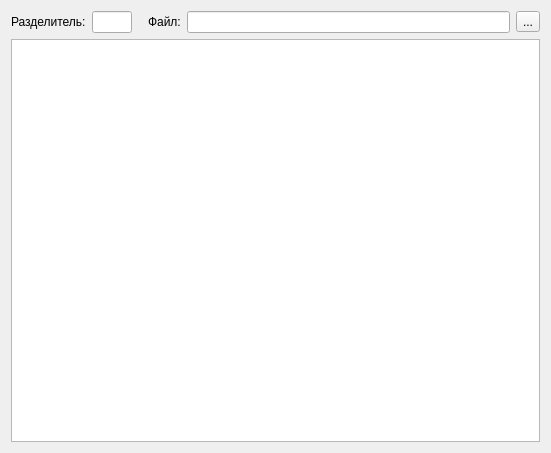
<ui version="4.0" >
 <class>MainWindow</class>
 <widget class="QWidget" name="MainWindow" >
  <property name="geometry" >
   <rect>
    <x>0</x>
    <y>0</y>
    <width>551</width>
    <height>453</height>
   </rect>
  </property>
  <property name="windowTitle" >
   <string>Form</string>
  </property>
  <layout class="QVBoxLayout" >
   <item>
    <layout class="QHBoxLayout" >
     <item>
      <widget class="QLabel" name="label" >
       <property name="text" >
        <string>Разделитель:</string>
       </property>
      </widget>
     </item>
     <item>
      <widget class="QLineEdit" name="edt_delim" >
       <property name="sizePolicy" >
        <sizepolicy vsizetype="Fixed" hsizetype="Fixed" >
         <horstretch>0</horstretch>
         <verstretch>0</verstretch>
        </sizepolicy>
       </property>
       <property name="maximumSize" >
        <size>
         <width>40</width>
         <height>40</height>
        </size>
       </property>
      </widget>
     </item>
     <item>
      <spacer>
       <property name="orientation" >
        <enum>Qt::Horizontal</enum>
       </property>
       <property name="sizeType" >
        <enum>QSizePolicy::Fixed</enum>
       </property>
       <property name="sizeHint" >
        <size>
         <width>10</width>
         <height>20</height>
        </size>
       </property>
      </spacer>
     </item>
     <item>
      <widget class="QLabel" name="label_2" >
       <property name="text" >
        <string>Файл:</string>
       </property>
      </widget>
     </item>
     <item>
      <widget class="QLineEdit" name="edt_path" />
     </item>
     <item>
      <widget class="QToolButton" name="btn_open" >
       <property name="text" >
        <string>...</string>
       </property>
      </widget>
     </item>
    </layout>
   </item>
   <item>
    <widget class="QTableWidget" name="table" />
   </item>
  </layout>
 </widget>
 <resources/>
 <connections/>
</ui>
